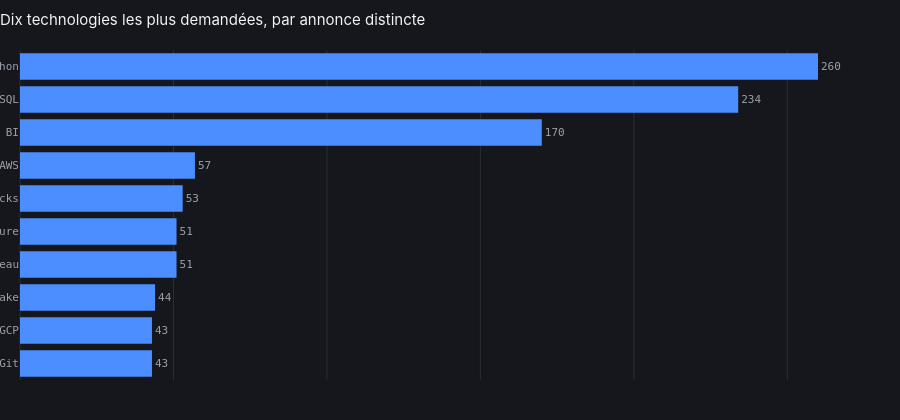

Notebook code for this chart:
### Markdown cell above
<div style="background:#15171C;border:1px solid #4C8DFF;border-radius:16px;padding:20px 24px;font-family:Inter,sans-serif;max-width:10000px;box-sizing:border-box;">
<p style="font-family:'JetBrains Mono',monospace;font-size:11px;letter-spacing:0.08em;text-transform:uppercase;color:#4C8DFF;margin:0 0 6px;">7.1</p>
<h3 style="margin:0;padding:0;letter-spacing:-0.01em;color:#F2F3F5;">Technologies et rémunération</h3>
</div>

### Code cell
df_tech = con.execute("""
    select t.technologie, count(distinct t.offre_id) as nb_annonces
    from fct_offre_technologie t
    join fct_offre o using (offre_id)
    where o.est_annonce_canonique
    group by t.technologie
    order by nb_annonces desc
    limit 10
""").df().sort_values("nb_annonces")

fig = go.Figure(go.Bar(
    x=df_tech["nb_annonces"], y=df_tech["technologie"], orientation="h",
    text=df_tech["nb_annonces"], textposition="outside",
    marker_color="#4C8DFF", cliponaxis=False,
))
fig.update_layout(
    title="Dix technologies les plus demandées, par annonce distincte",
    height=420, xaxis=dict(showticklabels=False), yaxis=dict(gridcolor="rgba(0,0,0,0)"),
)
fig.show()

### Figure 1 — Plotly figure (JSON) as saved in the notebook; plotly's stock layout.template omitted (floating-point values rounded to 4 significant figures)
{"data": [{"cliponaxis": false, "marker": {"color": "#4C8DFF"}, "orientation": "h", "text": [43.0, 43.0, 44.0, 51.0, 51.0, 53.0, 57.0, 170.0, 234.0, 260.0], "textposition": "outside", "type": "bar", "x": [43, 43, 44, 51, 51, 53, 57, 170, 234, 260], "y": ["Git", "GCP", "Snowflake", "Tableau", "Azure", "Databricks", "AWS", "Power BI", "SQL", "Python"]}], "layout": {"height": 420, "title": {"text": "Dix technologies les plus demandées, par annonce distincte"}, "xaxis": {"showticklabels": false}, "yaxis": {"gridcolor": "rgba(0,0,0,0)"}}}
